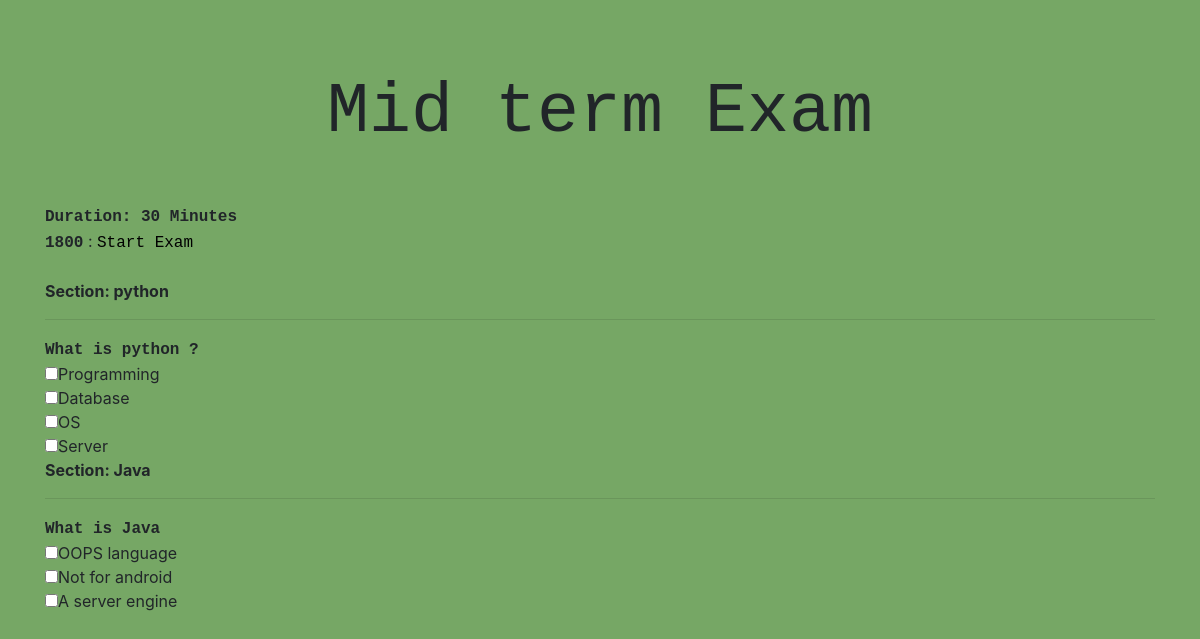
The app's page /student_exam/1, older data.
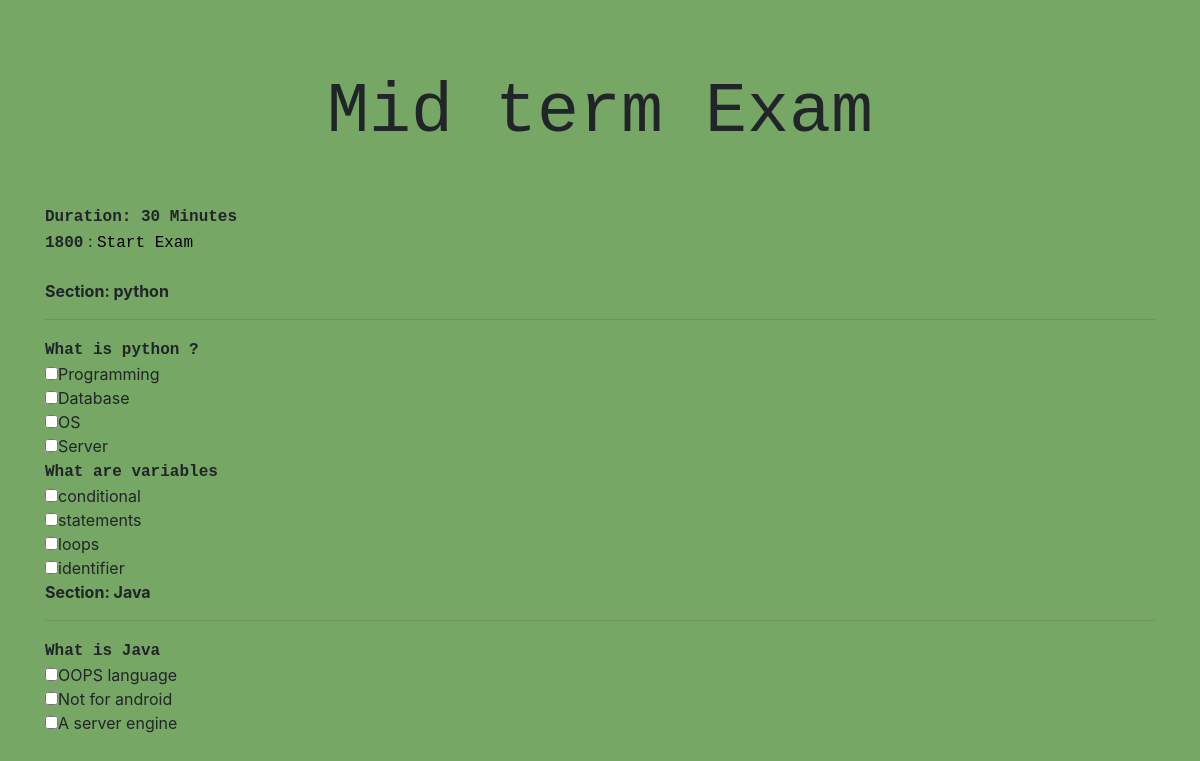
The same page, newer data.
### exam/models.py (models this page shows, shortened)
class Exam(models.Model):
	name = models.CharField(max_length = 200)
	start_date = models.DateTimeField()
	duration = models.IntegerField()
	section = models.ManyToManyField(Section)

class Section(models.Model):
	section = models.CharField(max_length = 100)
	def __str__(self):
		return str(self.section)

class Question(models.Model):
	section = models.ForeignKey(Section, on_delete = models.CASCADE, null = True)
	question = models.CharField(max_length = 200)

class Choice(models.Model):
	question = models.ForeignKey(Question,max_length = 200, on_delete = models.CASCADE)
	choice = models.CharField(max_length = 200)

### exam/views.py (the view)
# urls.py: path('student_exam/<int:pk>', views.student_exam, name = "student_exam"),
def student_exam(request, pk):
	exam = get_object_or_404(Exam, pk = pk)
	question = Question.objects.all()
	choice = Choice.objects.all()
	return render(request, "exam/student_exam.html", {"question" : question, "exam":exam, "choice":choice})

### exam/templates/exam/student_exam.html (shortened to what this page needs)
<!DOCTYPE html>
<html>
<head>
</head>
   <link rel="stylesheet" href="https://maxcdn.bootstrapcdn.com/bootstrap/4.3.1/css/bootstrap.min.css">
<body>
<div class="container">
		<div class="col-xs-12">
			<center>
				<p style="font-family: monospace; margin-top: 60px; font-size: 70px;">
					{{exam.name}}
				</p>
			</center>
		</div>
</div>
<br>
<div class="container">
	<div style="font-family: monospace;" class="col-xs-12">
		<b>Duration: {{exam.duration}} Minutes</b>
	</div>
	<div>
		<span id="count" style="font-family: monospace;"><b>1800</b></span> :
<a href="#" id="startClock" style="color: black; font-family: monospace;">Start Exam</a>
	</div>
	<br>
	<div>
			 {% for section in exam.section.all %}<b>Section:  {{ section }} </b>
	<br>
	<hr>
	{% for i in question %}
	{% if i.section.id == section.id %}
	<div>
		<b style="font-family: monospace;">{{i.question}}</b><br>
	</div>
	{% for j in choice %}
	{% if i.id == j.question.id %}
	<form>
  <input type="checkbox" name="gender">{{j.choice}}<br>
</form>
	{% endif %}
	{% endfor %}
	{% endif %}
	{% endfor %}
	{% endfor %}
	</div>
</div>
</body>
</html>

### exam/templates/exam/student_exam.html (style rules this page uses)
body { background-color: #76A765; }

Row changes from the older to the newer data that the page shows:
added Question: question "What are variables", shown under Section "python"
added Choice: choice "conditional", shown under "What are variables"
added Choice: choice "statements", shown under "What are variables"
added Choice: choice "loops", shown under "What are variables"
added Choice: choice "identifier", shown under "What are variables"
